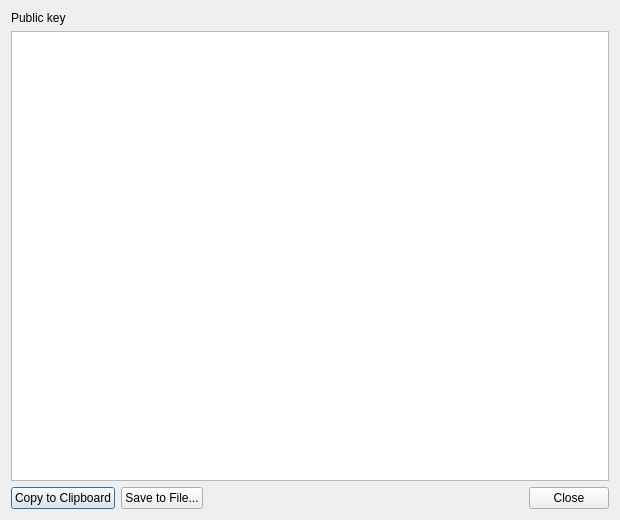
<?xml version="1.0" encoding="UTF-8"?>
<ui version="4.0">
 <class>ExportPublicKeyDialog</class>
 <widget class="QDialog" name="ExportPublicKeyDialog">
  <property name="geometry">
   <rect>
    <x>0</x>
    <y>0</y>
    <width>620</width>
    <height>520</height>
   </rect>
  </property>
  <property name="windowTitle">
   <string>Export Public Key</string>
  </property>
  <property name="windowIcon">
   <iconset resource="../resources.qrc">
    <normaloff>:/artwork/icon.png</normaloff>:/artwork/icon.png</iconset>
  </property>
  <property name="modal">
   <bool>true</bool>
  </property>
  <layout class="QVBoxLayout" name="verticalLayout">
   <item>
    <widget class="QLabel" name="keyIdLabel">
     <property name="text">
      <string>Public key</string>
     </property>
     <property name="textFormat">
      <enum>Qt::PlainText</enum>
     </property>
     <property name="textInteractionFlags">
      <set>Qt::TextSelectableByMouse</set>
     </property>
    </widget>
   </item>
   <item>
    <widget class="QPlainTextEdit" name="plainTextEdit">
     <property name="readOnly">
      <bool>true</bool>
     </property>
     <property name="lineWrapMode">
      <enum>QPlainTextEdit::NoWrap</enum>
     </property>
    </widget>
   </item>
   <item>
    <layout class="QHBoxLayout" name="horizontalLayout">
     <item>
      <widget class="QPushButton" name="copyButton">
       <property name="text">
        <string>Copy to Clipboard</string>
       </property>
      </widget>
     </item>
     <item>
      <widget class="QPushButton" name="saveButton">
       <property name="text">
        <string>Save to File...</string>
       </property>
      </widget>
     </item>
     <item>
      <spacer name="horizontalSpacer">
       <property name="orientation">
        <enum>Qt::Horizontal</enum>
       </property>
       <property name="sizeHint" stdset="0">
        <size>
         <width>40</width>
         <height>20</height>
        </size>
       </property>
      </spacer>
     </item>
     <item>
      <widget class="QDialogButtonBox" name="buttonBox">
       <property name="orientation">
        <enum>Qt::Horizontal</enum>
       </property>
       <property name="standardButtons">
        <set>QDialogButtonBox::Close</set>
       </property>
      </widget>
     </item>
    </layout>
   </item>
  </layout>
 </widget>
 <resources>
  <include location="../resources.qrc"/>
 </resources>
 <connections>
  <connection>
   <sender>buttonBox</sender>
   <signal>rejected()</signal>
   <receiver>ExportPublicKeyDialog</receiver>
   <slot>reject()</slot>
   <hints>
    <hint type="sourcelabel">
     <x>200</x>
     <y>200</y>
    </hint>
    <hint type="destinationlabel">
     <x>200</x>
     <y>200</y>
    </hint>
   </hints>
  </connection>
 </connections>
</ui>
